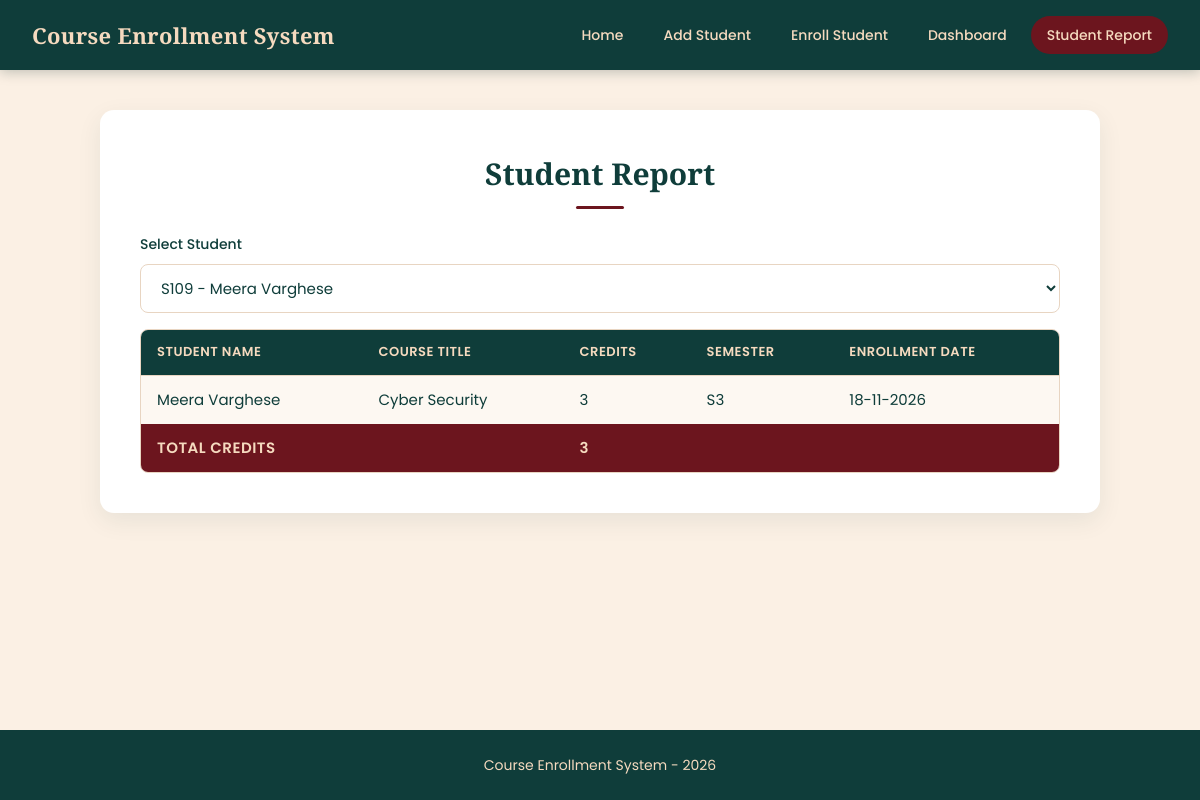
/report.php?student_id=S109, run on the app's committed database.
### tables this page shows
CREATE TABLE IF NOT EXISTS `enrollment` (
  `enroll_id` int NOT NULL AUTO_INCREMENT,
  `student_id` varchar(10) NOT NULL,
  `course_code` varchar(10) NOT NULL,
  `semester` varchar(10) DEFAULT NULL,
  `enroll_date` date DEFAULT NULL,
  PRIMARY KEY (`enroll_id`),
  KEY `fk_enrollment_student` (`student_id`),
  KEY `fk_enrollment_course` (`course_code`)
);

CREATE TABLE IF NOT EXISTS `student` (
  `student_id` varchar(10) NOT NULL,
  `name` varchar(100) NOT NULL,
  `programme` varchar(50) DEFAULT NULL,
  `email` varchar(100) DEFAULT NULL,
  PRIMARY KEY (`student_id`)
);

CREATE TABLE IF NOT EXISTS `course` (
  `course_code` varchar(10) NOT NULL,
  `course_title` varchar(100) NOT NULL,
  `credits` int DEFAULT NULL,
  `faculty_name` varchar(100) DEFAULT NULL,
  PRIMARY KEY (`course_code`)
);

### report.php (the view, shortened to what this page needs)
<?php
require "db.php";
$students = $conn->query("SELECT student_id, name FROM student ORDER BY name");
$selected = trim($_GET["student_id"] ?? "");
$rows  = [];
$total = 0;
if ($selected !== "") {
    $stmt = $conn->prepare(
        "SELECT s.name, c.course_title, c.credits, e.semester,
                DATE_FORMAT(e.enroll_date, '%d-%m-%Y') AS enroll_date
         FROM enrollment e
         JOIN student s ON e.student_id = s.student_id
         JOIN course  c ON e.course_code = c.course_code
         WHERE e.student_id = ?
         ORDER BY e.enroll_date DESC");
    $stmt->bind_param("s", $selected);
    $stmt->execute();
    $result = $stmt->get_result();
    while ($r = $result->fetch_assoc()) {
        $rows[] = $r;
        $total += (int)$r["credits"];
    }
}
?>
<!DOCTYPE html>
<html>
<head>
    <link rel="stylesheet" href="https://cdn.jsdelivr.net/npm/@tabler/icons-webfont@3.19.0/dist/tabler-icons.min.css">
    <link rel="stylesheet" href="style.css">
</head>
<body>
<?php include "nav.php"; ?>
<div class="box wide">
    <h2>Student Report</h2>
    <form method="GET" action="report.php">
        <label>Select Student</label>
        <select name="student_id" onchange="this.form.submit()">
            <?php while ($s = $students->fetch_assoc()): ?>
                <option value="<?= htmlspecialchars($s['student_id']) ?>"
                    <?= $s['student_id'] === $selected ? 'selected' : '' ?>>
                    <?= htmlspecialchars($s['student_id'] . " - " . $s['name']) ?>
                </option>
            <?php endwhile; ?>
        </select>
    </form>
    <?php if ($selected !== ""): ?>
    <div class="table-wrap">
    <table>
        <tr>
            <th>Student Name</th>
            <th>Course Title</th>
            <th>Credits</th>
            <th>Semester</th>
            <th>Enrollment Date</th>
        </tr>
        <?php if (count($rows) === 0): ?>
            <tr><td colspan="5" class="center">No enrollments for this student</td></tr>
        <?php else: ?>
            <?php foreach ($rows as $r): ?>
            <tr>
                <td><?= htmlspecialchars($r['name']) ?></td>
                <td><?= htmlspecialchars($r['course_title']) ?></td>
                <td><?= htmlspecialchars($r['credits'] ?? '') ?></td>
                <td><?= htmlspecialchars($r['semester'] ?? '') ?></td>
                <td><?= htmlspecialchars($r['enroll_date'] ?? '') ?></td>
            </tr>
            <?php endforeach; ?>
            <tr class="total-row">
                <th colspan="2">Total Credits</th>
                <th colspan="3"><?= htmlspecialchars($total) ?></th>
            </tr>
        <?php endif; ?>
    </table>
    </div>
    <?php endif; ?>
</div>
<?php include "footer.php"; ?>
</body>
</html>

### nav.php (shortened to what this page needs)
<?php
$current = basename($_SERVER["PHP_SELF"]);
$links = [
    "index.php"       => "Home",
    "add_student.php" => "Add Student",
    "enroll.php"      => "Enroll Student",
    "dashboard.php"   => "Dashboard",
    "report.php"      => "Student Report",
];
?>
<nav class="navbar">
    <div class="brand">Course Enrollment System</div>
    <div class="links">
        <?php foreach ($links as $file => $label): ?>
            <a href="<?= htmlspecialchars($file) ?>"
               class="<?= $file === $current ? 'active' : '' ?>">
                <?= htmlspecialchars($label) ?>
            </a>
        <?php endforeach; ?>
    </div>
</nav>

### footer.php
<footer class="footer">
    Course Enrollment System - <?= date("Y") ?>
</footer>

### style.css (style rules this page uses)
:root { --burgundy: #6C151E; --burgundy-dark: #4E0F16; --burgundy-tint: #F6E6E7; --teal: #0F3D3A; --teal-dark: #0A2B29; --teal-tint: #E3EEEC; --cream: #F5DABF; --cream-light: #FBF0E4; --cream-lighter: #FDF8F2; --white: #FFFFFF; --text: var(--teal); --text-muted: #4A6563; --border: #E8D5C2; --shadow: 0 8px 24px rgba(15, 61, 58, 0.08); --shadow-hover: 0 16px 32px rgba(15, 61, 58, 0.14); --radius: 14px; --radius-sm: 8px; --ease: 0.2s ease; }
* { box-sizing: border-box; }
body { margin: 0; min-height: 100vh; display: flex; flex-direction: column; font-family: "Poppins", Arial, sans-serif; font-size: 15px; line-height: 1.6; color: var(--text); background: var(--cream-light); }
h1, h2, .brand { font-family: "Playfair Display", Georgia, serif; }
h2 { font-size: 30px; text-align: center; margin: 0 0 24px; color: var(--teal); }
h2::after { content: ""; display: block; width: 48px; height: 3px; margin: 8px auto 0; background: var(--burgundy); border-radius: 2px; }
a { color: var(--burgundy); transition: color var(--ease); }
.navbar { position: sticky; top: 0; z-index: 10; display: flex; justify-content: space-between; align-items: center; flex-wrap: wrap; gap: 8px; background: var(--teal); padding: 16px 32px; box-shadow: 0 2px 12px rgba(10, 43, 41, 0.25); }
.navbar .brand { color: var(--cream); font-size: 22px; font-weight: 700; letter-spacing: 0.3px; }
.navbar .links { display: flex; flex-wrap: wrap; gap: 8px; }
.navbar .links a { color: var(--cream); text-decoration: none; font-size: 14px; font-weight: 500; padding: 8px 16px; border-radius: 999px; transition: background var(--ease), color var(--ease); }
.navbar .links a.active { background: var(--burgundy); color: var(--cream); }
.box { width: calc(100% - 32px); max-width: 560px; margin: 40px auto; padding: 40px; background: var(--white); border-radius: var(--radius); box-shadow: var(--shadow); }
.wide { max-width: 1000px; }
label { display: block; margin-top: 16px; font-size: 14px; font-weight: 500; color: var(--teal); }
input, select { width: 100%; margin-top: 8px; padding: 12px 16px; font-family: inherit; font-size: 15px; color: var(--text); background: var(--white); border: 1px solid var(--border); border-radius: var(--radius-sm); transition: border-color var(--ease), box-shadow var(--ease); }
.table-wrap { margin-top: 16px; overflow-x: auto; border-radius: var(--radius-sm); border: 1px solid var(--border); }
table { width: 100%; border-collapse: collapse; min-width: 560px; }
th, td { padding: 12px 16px; text-align: left; }
th { background: var(--teal); color: var(--cream); font-size: 13px; font-weight: 600; text-transform: uppercase; letter-spacing: 0.5px; }
td { border-top: 1px solid var(--border); }
tr:nth-child(even) td { background: var(--cream-lighter); }
tr.total-row th { background: var(--burgundy); color: var(--cream); font-size: 15px; }
.footer { margin-top: auto; padding: 24px 16px; text-align: center; background: var(--teal); color: var(--cream); font-size: 14px; }

### data on the page
enrollment: student.name "Meera Varghese", course_code.course_title "Cyber Security", course_code.credits "3", semester "S3", enroll_date "18-11-2026"

### other printed values
$label "Home"
$label "Add Student"
$label "Enroll Student"
$label "Dashboard"
$label "Student Report"
$total "3"
form field student_id "S109 - Meera Varghese"
